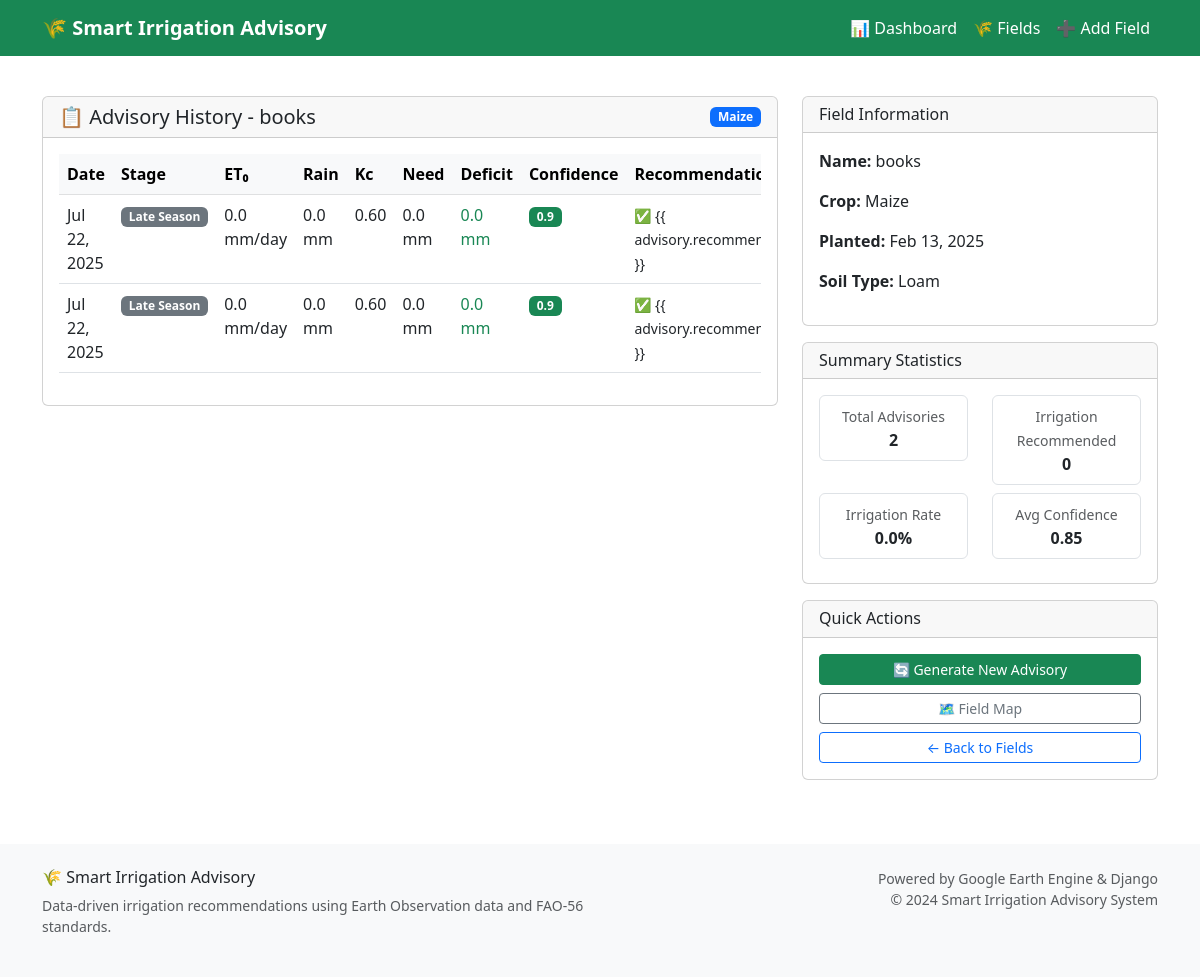
The app's page /field/1/history/ with its own data.
### advisory/models.py (models this page shows, shortened)
class FarmField(models.Model):
    CROP_CHOICES = [
        ("maize", "Maize"),
        ("soybean", "Soybean"),
        ("rice", "Rice"),
        ("wheat", "Wheat"),
        ("sugarcane", "Sugarcane"),
        ("cotton", "Cotton"),
        ("beans", "Beans"),
        ("potatoes", "Potatoes"),
        ("tomatoes", "Tomatoes"),
        ("cassava", "Cassava"),
    ]
    SOIL_CHOICES = [
        ("clay", "Clay"),
        ("loam", "Loam"),
        ("sandy", "Sandy"),
        ("silt", "Silt"),
        ("clay_loam", "Clay Loam"),
        ("sandy_loam", "Sandy Loam"),
    ]
    name = models.CharField(max_length=100)
    latitude = models.FloatField(_('Latitude'), validators=[
        MinValueValidator(-90.0), MaxValueValidator(90.0)])
    longitude = models.FloatField(_('Longitude'), validators=[
        MinValueValidator(-180.0), MaxValueValidator(180.0)])
    soil_type = models.CharField(
        choices=SOIL_CHOICES, max_length=20, default="loam")
    crop_type = models.CharField(
        choices=CROP_CHOICES, max_length=20, default="maize")
    planting_date = models.DateField(_('Planting Date'), default=date.today)
    field_area_ha = models.FloatField(
        _('Field Area (ha)'),
        validators=[MinValueValidator(0.1), MaxValueValidator(1000.0)],
        null=True, blank=True,
        help_text="Field area in hectares"
    )
    elevation = models.FloatField(
        _('Elevation (m)'),
        null=True, blank=True,
        help_text="Field elevation in meters"
    )
    created_at = models.DateTimeField(auto_now_add=True)
    updated_at = models.DateTimeField(auto_now=True)
    class Meta:
        ordering = ['-created_at']
        verbose_name = 'Farm Field'
        verbose_name_plural = 'Farm Fields'

class IrrigationAdvisory(models.Model):
    field = models.ForeignKey(FarmField, on_delete=models.CASCADE)
    date = models.DateField(default=date.today)
    crop_stage = models.CharField(max_length=50, default="Initial")
    eto = models.FloatField(default=0.0)  # mm/day
    rainfall = models.FloatField(default=0.0)  # mm/week
    kc = models.FloatField(default=0.0)  # Crop Coefficient
    water_need = models.FloatField(default=0.0)  # mm/week
    water_deficit = models.FloatField(default=0.0)
    recommendation = models.TextField(blank=True)
    soil_moisture = models.FloatField(
        default=0.0,
        help_text="Soil moisture percentage"
    )
    irrigation_recommended = models.BooleanField(default=False)
    irrigation_volume = models.FloatField(
        default=0.0,
        help_text="Recommended irrigation volume in mm"
    )
    confidence_score = models.FloatField(
        default=0.0,
        validators=[MinValueValidator(0.0), MaxValueValidator(1.0)],
        help_text="Confidence in recommendation (0-1)"
    )
    data_source = models.CharField(
        max_length=50,
        default="simulated",
        help_text="Source of weather data (GEE, API, simulated)"
    )
    class Meta:
        ordering = ['-date']
        verbose_name = 'Irrigation Advisory'
        verbose_name_plural = 'Irrigation Advisories'
        get_latest_by = 'date'

### advisory/views.py (the view)
def advisory_history_view(request, field_id):
    field = get_object_or_404(FarmField, id=field_id)
    advisories = IrrigationAdvisory.objects.filter(
        field=field).order_by('-date')
    total_advisories = advisories.count()
    irrigation_recommended_count = advisories.filter(
        irrigation_recommended=True).count()
    avg_confidence = advisories.aggregate(
        avg_confidence=models.Avg('confidence_score'))['avg_confidence'] or 0
    context = {
        'field': field,
        'advisories': advisories,
        'summary': {
            'total_advisories': total_advisories,
            'irrigation_recommended_count': irrigation_recommended_count,
            'irrigation_percentage': (irrigation_recommended_count / total_advisories * 100) if total_advisories > 0 else 0,
            'avg_confidence': round(avg_confidence, 2)
        }
    }
    return render(request, 'advisory/advisory_history.html', context)

### templates/advisory/advisory_history.html (shortened to what this page needs)
{% extends "base.html" %} {% block title %}Advisory History{% endblock %} {% block content %}
<div class="container mt-4">
  <div class="row">
    <div class="col-md-8">
      <div class="card">
        <div class="card-header d-flex justify-content-between align-items-center">
          <h5 class="mb-0">📋 Advisory History - {{ field.name }}</h5>
          <span class="badge bg-primary">{{ field.crop_type|title }}</span>
        </div>
        <div class="card-body">
          {% if advisories %}
          <div class="table-responsive">
            <table class="table table-hover">
              <thead class="table-light">
                <tr>
                  <th>Date</th>
                  <th>Stage</th>
                  <th>ET₀</th>
                  <th>Rain</th>
                  <th>Kc</th>
                  <th>Need</th>
                  <th>Deficit</th>
                  <th>Confidence</th>
                  <th>Recommendation</th>
                </tr>
              </thead>
              <tbody>
                {% for advisory in advisories %}
                <tr>
                  <td>{{ advisory.date|date:"M d, Y" }}</td>
                  <td>
                    <span class="badge bg-secondary">{{ advisory.crop_stage }}</span>
                  </td>
                  <td>{{ advisory.eto|floatformat:1 }} mm/day</td>
                  <td>{{ advisory.rainfall|floatformat:1 }} mm</td>
                  <td>{{ advisory.kc|floatformat:2 }}</td>
                  <td>{{ advisory.water_need|floatformat:1 }} mm</td>
                  <td>
                    {% if advisory.irrigation_recommended %}
                    <span class="text-danger fw-bold">{{ advisory.water_deficit|floatformat:1 }} mm</span>
                    {% else %}
                    <span class="text-success">{{ advisory.water_deficit|floatformat:1 }} mm</span>
                    {% endif %}
                  </td>
                  <td>
                    <span
                      class="badge {% if advisory.confidence_score > 0.7 %}bg-success{% elif advisory.confidence_score > 0.4 %}bg-warning{% else %}bg-secondary{% endif %}"
                    >
                      {{ advisory.confidence_score|floatformat:1 }}
                    </span>
                  </td>
                  <td>
                    <small>
                      {% if advisory.irrigation_recommended %} 💧 {{ advisory.recommendation|truncatechars:50 }} {% else %} ✅ {{
                      advisory.recommendation|truncatechars:50 }} {% endif %}
                    </small>
                  </td>
                </tr>
                {% endfor %}
              </tbody>
            </table>
          </div>
          {% else %}
          <div class="text-center py-4">
            <p class="text-muted">No advisories yet for this field.</p>
            <a href="{% url 'advisory:get_advice' field.id %}" class="btn btn-primary"> Generate First Advisory </a>
          </div>
          {% endif %}
        </div>
      </div>
    </div>
    <div class="col-md-4">
      <div class="card mb-3">
        <div class="card-header">
          <h6 class="mb-0">Field Information</h6>
        </div>
        <div class="card-body">
          <p><strong>Name:</strong> {{ field.name }}</p>
          <p><strong>Crop:</strong> {{ field.crop_type|title }}</p>
          <p><strong>Planted:</strong> {{ field.planting_date|date:"M d, Y" }}</p>
          <p><strong>Soil Type:</strong> {{ field.soil_type|title }}</p>
        </div>
      </div>
      {% if summary %}
      <div class="card mb-3">
        <div class="card-header">
          <h6 class="mb-0">Summary Statistics</h6>
        </div>
        <div class="card-body">
          <div class="row text-center">
            <div class="col-6">
              <div class="border rounded p-2 mb-2">
                <small class="text-muted">Total Advisories</small>
                <div class="fw-bold">{{ summary.total_advisories }}</div>
              </div>
            </div>
            <div class="col-6">
              <div class="border rounded p-2 mb-2">
                <small class="text-muted">Irrigation Recommended</small>
                <div class="fw-bold">{{ summary.irrigation_recommended_count }}</div>
              </div>
            </div>
          </div>
          <div class="row text-center">
            <div class="col-6">
              <div class="border rounded p-2 mb-2">
                <small class="text-muted">Irrigation Rate</small>
                <div class="fw-bold">{{ summary.irrigation_percentage|floatformat:1 }}%</div>
              </div>
            </div>
            <div class="col-6">
              <div class="border rounded p-2 mb-2">
                <small class="text-muted">Avg Confidence</small>
                <div class="fw-bold">{{ summary.avg_confidence|floatformat:2 }}</div>
              </div>
            </div>
          </div>
        </div>
      </div>
      {% endif %}
      <div class="card">
        <div class="card-header">
          <h6 class="mb-0">Quick Actions</h6>
        </div>
        <div class="card-body">
          <a href="{% url 'advisory:get_advice' field.id %}" class="btn btn-success btn-sm w-100 mb-2"> 🔄 Generate New Advisory </a>
          <a href="{% url 'advisory:field_map' field.id %}" class="btn btn-outline-secondary btn-sm w-100 mb-2"> 🗺️ Field Map </a>
          <a href="{% url 'advisory:field_list' %}" class="btn btn-outline-primary btn-sm w-100"> ← Back to Fields </a>
        </div>
      </div>
    </div>
  </div>
</div>
{% endblock %}

### records on screen
FarmField: name "books", crop_type "Maize", planting_date "Feb 13, 2025", soil_type "Loam"
IrrigationAdvisory: date "Jul 22, 2025", crop_stage "Late Season", eto "0.0", rainfall "0.0", kc "0.60", water_need "0.0", water_deficit "0.0", confidence_score "0.9"
IrrigationAdvisory: date "Jul 22, 2025", crop_stage "Late Season", eto "0.0", rainfall "0.0", kc "0.60", water_need "0.0", water_deficit "0.0", confidence_score "0.9"

### other values on screen
{{ summary.total_advisories }} "2"
{{ summary.irrigation_recommended_count }} "0"
{{ summary.irrigation_percentage|floatformat:1 }} "0.0"
{{ summary.avg_confidence|floatformat:2 }} "0.85"
